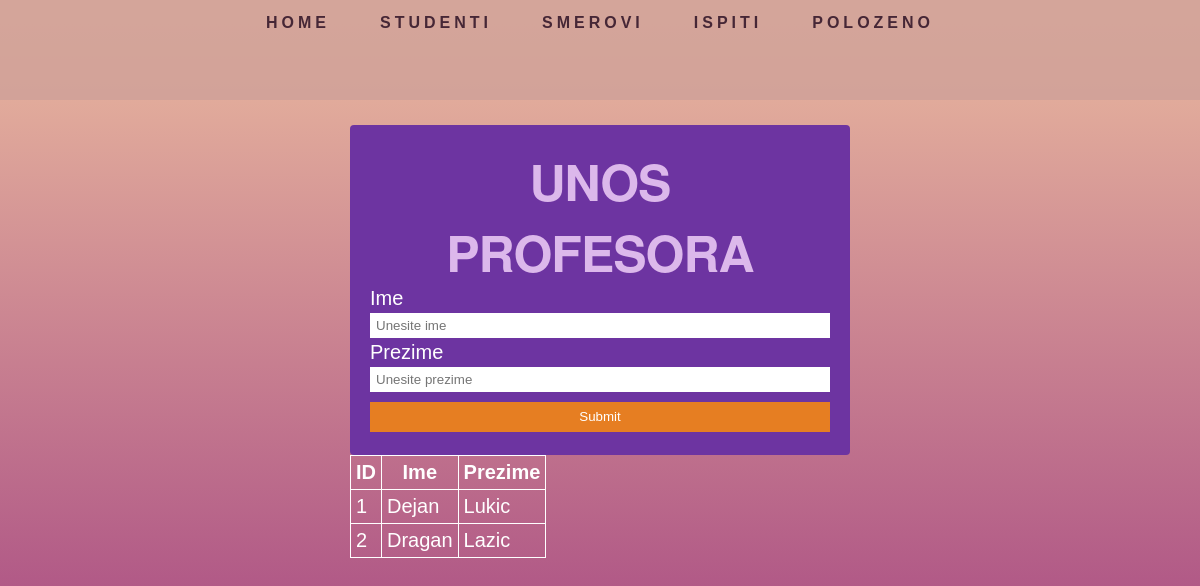
Page /profesori.php on the earlier database version.
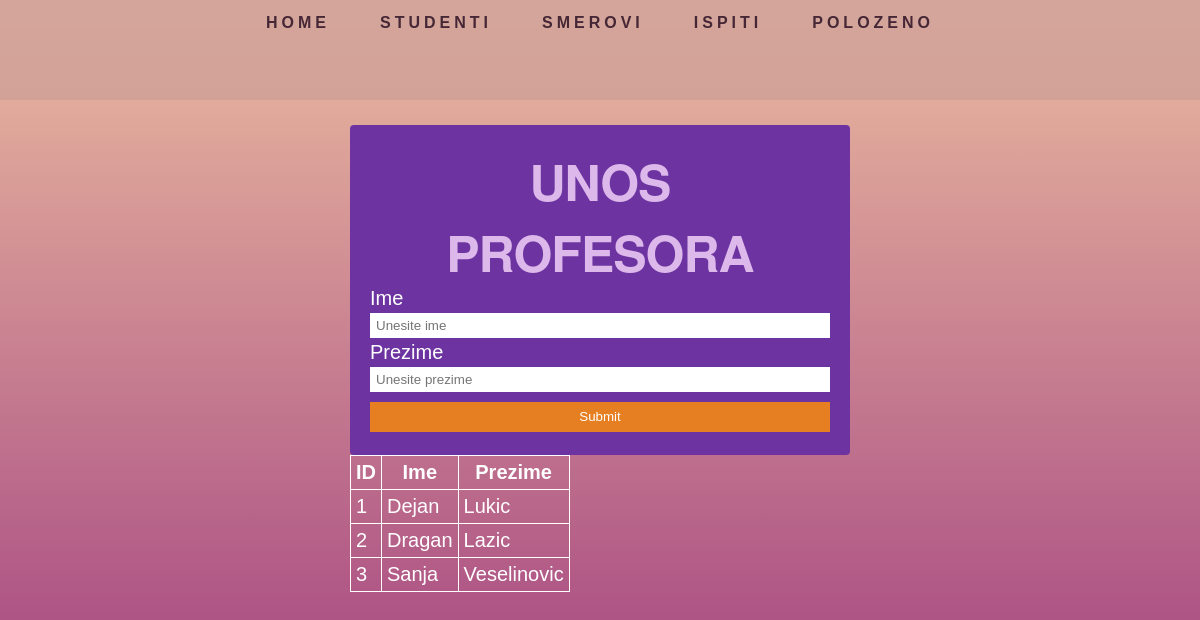
Same page on the later database version.
### tables this page shows
CREATE TABLE `profesori` (
  `id` int(11) NOT NULL,
  `ime` varchar(120) NOT NULL,
  `prezime` varchar(120) NOT NULL
);

### profesori.php (the view, shortened to what this page needs)
<?php
    require 'dbconfig/config.php';
?>
<!DOCTYPE html>
<html lang="en">
    <head>
        <link rel="stylesheet" type="text/css" href="css/style.css">
        <link rel="stylesheet" type="text/css" href="css/style2.css">
    </head>
    <div class="navbar">
  <a href="index.php">Home</a>
  <a href="studenti-ajax.php">Studenti</a>
  <a href="smerovi.php">Smerovi</a>
  <a href="ispiti.php">Ispiti</a>
    <a href="polozeni_ispiti.php">Polozeno</a>
    </div>
    <body>
        <div class="main-div">
            <form action="profesori.php" method="POST" name="prof-form">
            <h1>UNOS PROFESORA</h1>
              <label for="ime">Ime</label>
              <input type="text" name="ime" id="ime" placeholder="Unesite ime" required>
              <label for="prezime">Prezime</label>
              <input type="text" name="prezime" id="prezime" placeholder="Unesite prezime" required>
              <button type="submit" class="btn-submit" name="submit">Submit</button>
            </form>
        <?php
            $sql = "SELECT id, ime, prezime FROM Profesori";
            $result = $conn->query($sql);
            if ($result->num_rows > 0) {
                echo "<table>";
                echo "<th>ID</>";
                echo "<th>Ime</th>";
                echo "<th>Prezime</th>";
                while($row = $result->fetch_assoc()) {
                    echo "<tr>";
                    echo "<td>" . $row["id"] . "</td>";
                    echo "<td>" . $row["ime"] . "</td>";
                    echo "<td>" . $row["prezime"] . "</td>";
                    echo "</tr>";
                }
                echo "</table>";
            } else {
                echo "Nema rezultata";
            }
        ?>
          </div>
    </body>
</html>

Differences in the rows shown:
added profesori: id "3", ime "Sanja", prezime "Veselinovic"
